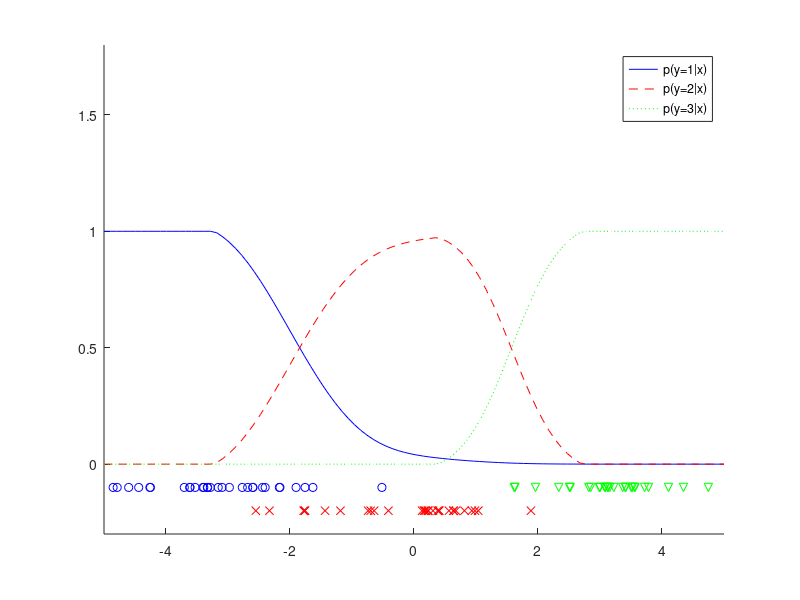

Write the MATLAB code that produced this figure.
n=90; c=3; y=ones(n/c,1)*[1:c]; y=y(:);
x=randn(n/c,c)+repmat(linspace(-3,3,c),n/c,1); x=x(:);

hh=2*1^2; x2=x.^2; l=0.1; N=100; X=linspace(-5,5,N )';
k=exp(-(repmat(x2,1,n)+repmat(x2',n,1)-2*x*x')/hh);
K=exp(-(repmat(X.^2,1,n)+repmat(x2',N,1)-2*X*x')/hh);
for yy=1:c
  yk=(y==yy); ky=k(:,yk);
  ty=(ky'*ky+l*eye(sum(yk)))\(ky'*yk);
  Kt(:,yy)=max(0,K(:,yk)*ty);
end
ph=Kt./repmat(sum(Kt,2),1,c);

figure(1); clf; hold on; axis([-5 5 -0.3 1.8]);
plot (X,ph(:,1),'b-'); plot(X,ph(:,2),'r--');
plot(X,ph(:,3),'g:');
plot(x(y==1),-0.1*ones(n/c,1),'bo');
plot(x(y==2),-0.2*ones(n/c,1),'rx');
plot(x(y==3),-0.1*ones(n/c,1),'gv');
legend('p(y=1|x)','p(y=2|x)','p(y=3|x)')